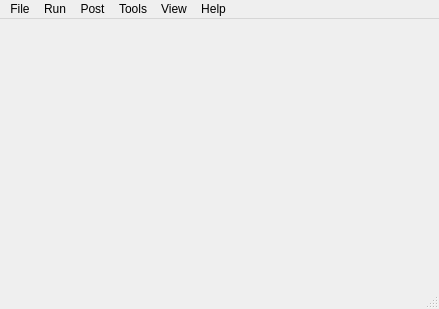
<?xml version="1.0" encoding="UTF-8"?>
<ui version="4.0">
 <class>MainWindow</class>
 <widget class="QMainWindow" name="MainWindow">
  <property name="geometry">
   <rect>
    <x>0</x>
    <y>0</y>
    <width>439</width>
    <height>309</height>
   </rect>
  </property>
  <property name="windowTitle">
   <string>MainWindow</string>
  </property>
  <widget class="QWidget" name="centralwidget"/>
  <widget class="QMenuBar" name="menubar">
   <property name="geometry">
    <rect>
     <x>0</x>
     <y>0</y>
     <width>439</width>
     <height>22</height>
    </rect>
   </property>
   <widget class="QMenu" name="menuFile">
    <property name="title">
     <string>File</string>
    </property>
    <addaction name="actionNew"/>
    <addaction name="actionOpen"/>
    <addaction name="separator"/>
    <addaction name="actionSave"/>
    <addaction name="separator"/>
    <addaction name="actionExit"/>
   </widget>
   <widget class="QMenu" name="menuHelp">
    <property name="title">
     <string>Help</string>
    </property>
    <addaction name="actionAbout"/>
   </widget>
   <widget class="QMenu" name="menuRun">
    <property name="title">
     <string>Run</string>
    </property>
    <addaction name="actionRun"/>
   </widget>
   <widget class="QMenu" name="menuView">
    <property name="title">
     <string>View</string>
    </property>
    <addaction name="actionMesh"/>
    <addaction name="actionResidual"/>
    <addaction name="separator"/>
    <addaction name="actionLog"/>
   </widget>
   <widget class="QMenu" name="menuPost">
    <property name="title">
     <string>Post</string>
    </property>
    <addaction name="actionFoam_to_Tecplot"/>
   </widget>
   <widget class="QMenu" name="menuTools">
    <property name="title">
     <string>Tools</string>
    </property>
    <addaction name="actionTerminal"/>
    <addaction name="actionTextEditor"/>
    <addaction name="actionFileExplorer"/>
   </widget>
   <addaction name="menuFile"/>
   <addaction name="menuRun"/>
   <addaction name="menuPost"/>
   <addaction name="menuTools"/>
   <addaction name="menuView"/>
   <addaction name="menuHelp"/>
  </widget>
  <widget class="QStatusBar" name="statusbar"/>
  <action name="actionAbout">
   <property name="text">
    <string>About...</string>
   </property>
  </action>
  <action name="actionExit">
   <property name="text">
    <string>Exit</string>
   </property>
  </action>
  <action name="actionShow">
   <property name="text">
    <string>Show</string>
   </property>
  </action>
  <action name="actionHide">
   <property name="text">
    <string>Hide</string>
   </property>
  </action>
  <action name="actionNew">
   <property name="text">
    <string>New...</string>
   </property>
  </action>
  <action name="actionOpen">
   <property name="text">
    <string>Open...</string>
   </property>
  </action>
  <action name="actionSave">
   <property name="text">
    <string>Save</string>
   </property>
  </action>
  <action name="actionRun">
   <property name="text">
    <string>Run</string>
   </property>
  </action>
  <action name="actionMesh">
   <property name="checkable">
    <bool>true</bool>
   </property>
   <property name="text">
    <string>Mesh</string>
   </property>
  </action>
  <action name="actionResidual">
   <property name="checkable">
    <bool>true</bool>
   </property>
   <property name="text">
    <string>Residual</string>
   </property>
  </action>
  <action name="actionForces">
   <property name="text">
    <string>Forces</string>
   </property>
  </action>
  <action name="actionTerminal">
   <property name="text">
    <string>Terminal</string>
   </property>
  </action>
  <action name="actionTextEditor">
   <property name="text">
    <string>Text Editor</string>
   </property>
  </action>
  <action name="actionFileExplorer">
   <property name="text">
    <string>File Explorer</string>
   </property>
  </action>
  <action name="actionLog">
   <property name="text">
    <string>Log</string>
   </property>
  </action>
  <action name="actionFoam_to_Tecplot">
   <property name="text">
    <string>Foam to Tecplot</string>
   </property>
  </action>
 </widget>
 <resources/>
 <connections/>
</ui>
